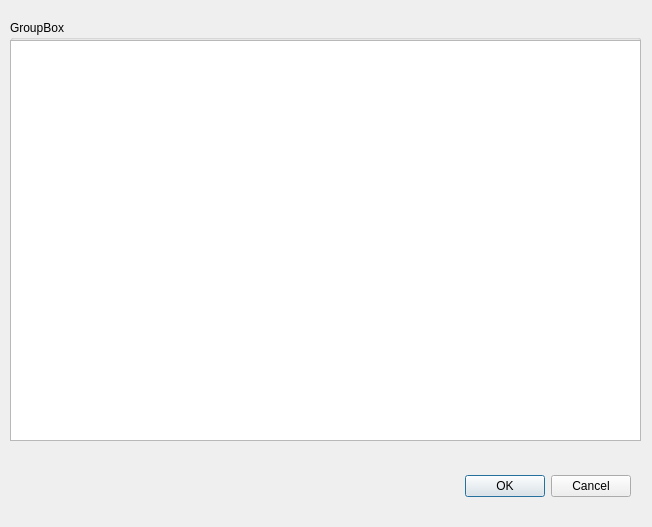
<?xml version="1.0" encoding="UTF-8"?>
<ui version="4.0">
 <class>lyricsWindow</class>
 <widget class="QDialog" name="lyricsWindow">
  <property name="geometry">
   <rect>
    <x>0</x>
    <y>0</y>
    <width>652</width>
    <height>527</height>
   </rect>
  </property>
  <property name="windowTitle">
   <string>Dialog</string>
  </property>
  <widget class="QDialogButtonBox" name="buttonBox">
   <property name="geometry">
    <rect>
     <x>290</x>
     <y>470</y>
     <width>341</width>
     <height>32</height>
    </rect>
   </property>
   <property name="orientation">
    <enum>Qt::Horizontal</enum>
   </property>
   <property name="standardButtons">
    <set>QDialogButtonBox::Cancel|QDialogButtonBox::Ok</set>
   </property>
  </widget>
  <widget class="QWidget" name="verticalLayoutWidget">
   <property name="geometry">
    <rect>
     <x>10</x>
     <y>20</y>
     <width>631</width>
     <height>421</height>
    </rect>
   </property>
   <layout class="QVBoxLayout" name="verticalLayout">
    <item>
     <widget class="QGroupBox" name="groupBox">
      <property name="title">
       <string>GroupBox</string>
      </property>
      <widget class="QTextEdit" name="textEdit">
       <property name="geometry">
        <rect>
         <x>0</x>
         <y>20</y>
         <width>631</width>
         <height>401</height>
        </rect>
       </property>
      </widget>
     </widget>
    </item>
   </layout>
  </widget>
 </widget>
 <resources/>
 <connections>
  <connection>
   <sender>buttonBox</sender>
   <signal>accepted()</signal>
   <receiver>lyricsWindow</receiver>
   <slot>accept()</slot>
   <hints>
    <hint type="sourcelabel">
     <x>248</x>
     <y>254</y>
    </hint>
    <hint type="destinationlabel">
     <x>157</x>
     <y>274</y>
    </hint>
   </hints>
  </connection>
  <connection>
   <sender>buttonBox</sender>
   <signal>rejected()</signal>
   <receiver>lyricsWindow</receiver>
   <slot>reject()</slot>
   <hints>
    <hint type="sourcelabel">
     <x>316</x>
     <y>260</y>
    </hint>
    <hint type="destinationlabel">
     <x>286</x>
     <y>274</y>
    </hint>
   </hints>
  </connection>
 </connections>
</ui>
